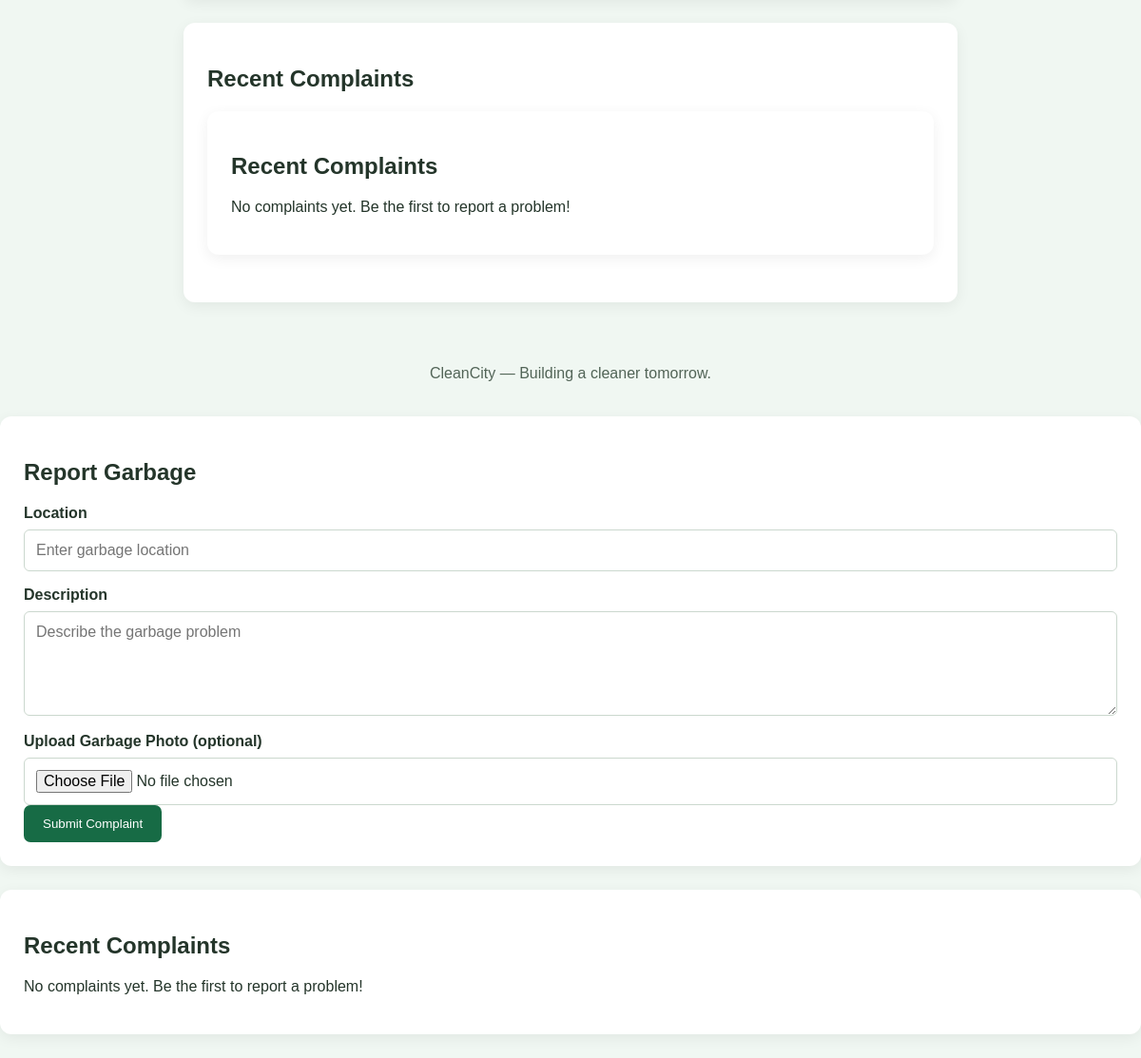
/ (lower part), run on an earlier commit of the app's database.
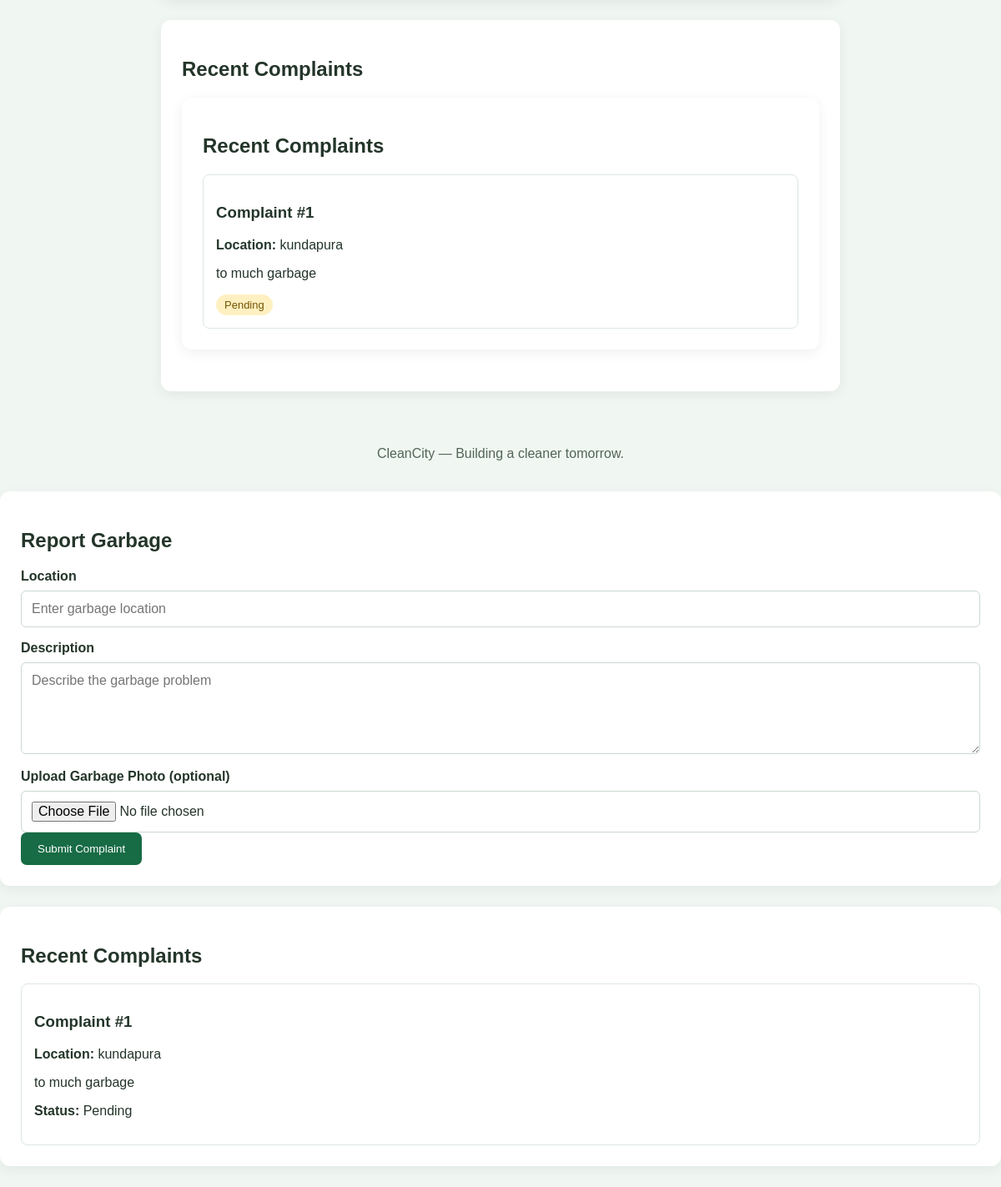
And on a later commit of the database.
### tables this page shows
CREATE TABLE complaints (
                id INTEGER PRIMARY KEY AUTOINCREMENT,
                location TEXT NOT NULL,
                description TEXT NOT NULL,
                status TEXT NOT NULL DEFAULT 'Pending'
            );

### app.py (the view)
@app.route("/")
def home():
    with get_db() as db:
        complaints = db.execute(
            "SELECT * FROM complaints ORDER BY id DESC LIMIT 5"
        ).fetchall()
    return render_template("index.html", complaints=complaints)

### app.py (called while the page is built)
def get_db():
    connection = sqlite3.connect(DB_PATH)
    connection.row_factory = sqlite3.Row
    return connection

### templates/index.html (shortened to what this page needs)
<!DOCTYPE html>
<html lang="en">
<head>
    <link rel="stylesheet" href="{{ url_for('static', filename='style.css') }}">
</head>
<body>
    <main>
        <section class="card">
            <h2>Recent Complaints</h2>
<section class="card">
    <h2>Recent Complaints</h2>
    {% for complaint in complaints %}
        <article class="complaint">
            <h3>Complaint #{{ complaint.id }}</h3>
            <p>
                <strong>Location:</strong>
                {{ complaint.location }}
            </p>
            <p>{{ complaint.description }}</p>
            <span class="status">{{ complaint.status }}</span>
        </article>
    {% else %}
        <p>No complaints yet. Be the first to report a problem!</p>
    {% endfor %}
</section>
        </section>
    </main>
    <footer>
        <p>CleanCity — Building a cleaner tomorrow.</p>
    </footer>
</body>
</html>
<form action="/report" method="POST" enctype="multipart/form-data">
    <section class="card">
        <h2>Report Garbage</h2>
        <label for="location">Location</label>
        <input
            type="text"
            id="location"
            name="location"
            placeholder="Enter garbage location"
            required
        >
        <label for="description">Description</label>
        <textarea
            id="description"
            name="description"
            placeholder="Describe the garbage problem"
            maxlength="2000"
            required
        ></textarea>
        <label for="photo">Upload Garbage Photo (optional)</label>
        <input
            id="photo"
            name="photo"
            type="file"
            accept=".jpg,.jpeg,.png,.webp,image/jpeg,image/png,image/webp"
        >
        <button type="submit">Submit Complaint</button>
    </section>
</form>
<section class="card">
    <h2>Recent Complaints</h2>
    {% for complaint in complaints %}
        <article class="complaint">
            <h3>Complaint #{{ complaint.id }}</h3>
            <p>
                <strong>Location:</strong>
                {{ complaint.location }}
            </p>
            <p>{{ complaint.description }}</p>
            <p>
                <strong>Status:</strong>
                {{ complaint.status }}
            </p>
        </article>
    {% else %}
        <p>No complaints yet. Be the first to report a problem!</p>
    {% endfor %}
</section>

What changed in the data, as far as the page shows it:
added complaints: id "1", location "kundapura", description "to much garbage", status "Pending"
Also different on the page:
text no longer shown: "No complaints yet. Be the first to report a problem! No complaints yet. Be the first to report a problem!"
